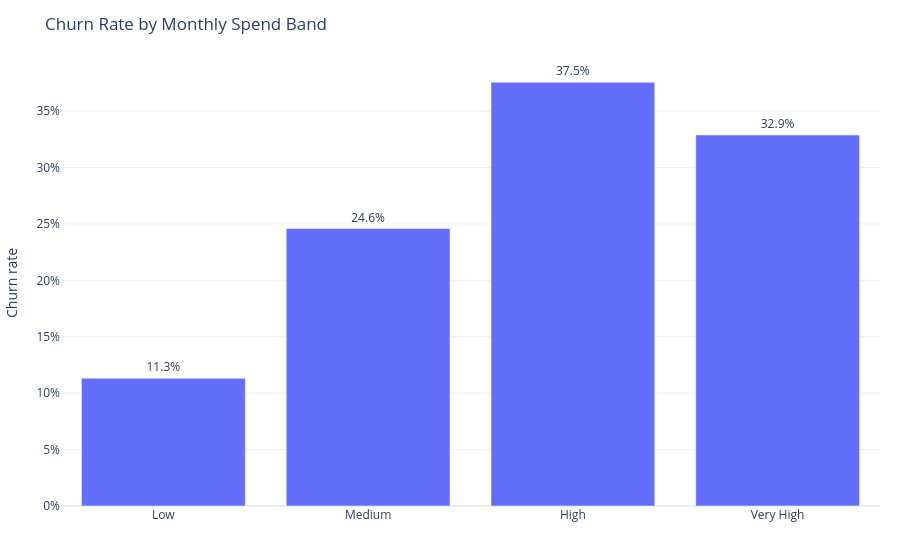

Notebook code for this chart:
### Markdown cell above
## Churn by Monthly Charges

Monthly spend is a direct value lens. Customers with higher recurring charges can be more sensitive to perceived value, product fit, and support experience. For this analysis, monthly charges are segmented into quartile-based bands.

### Code cell
df["monthly_spend_band"] = pd.qcut(
    df["monthly_charges"],
    q=4,
    labels=["Low", "Medium", "High", "Very High"],
)

monthly_summary = (
    df.groupby("monthly_spend_band", dropna=False)
    .agg(
        customers=("churn", "size"),
        avg_monthly_charges=("monthly_charges", "mean"),
        churners=("churn", "sum"),
        churn_rate=("churn", "mean"),
    )
    .reset_index()
    .sort_values("monthly_spend_band")
)

monthly_display = monthly_summary.copy()
monthly_display["avg_monthly_charges"] = monthly_display["avg_monthly_charges"].round(2)
monthly_display["churn_rate_pct"] = (monthly_display["churn_rate"] * 100).round(2)
display(monthly_display[["monthly_spend_band", "customers", "avg_monthly_charges", "churners", "churn_rate_pct"]])

fig = px.bar(
    monthly_summary,
    x="monthly_spend_band",
    y="churn_rate",
    text=monthly_summary["churn_rate"].map(lambda x: f"{x:.1%}"),
    title="Churn Rate by Monthly Spend Band",
    labels={"monthly_spend_band": "Monthly spend band", "churn_rate": "Churn rate"},
)
fig.update_traces(textposition="outside")
fig.update_yaxes(tickformat=".0%")
fig.update_layout(xaxis_title="", yaxis_title="Churn rate", margin=dict(l=20, r=20, t=60, b=20))
fig.show()

### Figure 1 — Plotly figure (JSON) as saved in the notebook; plotly's stock layout.template omitted (floating-point values rounded to 4 significant figures)
{"data": [{"hovertemplate": "Monthly spend band=%{x}<br>Churn rate=%{y}<br>text=%{text}<extra></extra>", "legendgroup": "", "marker": {"color": "#636efa", "pattern": {"shape": ""}}, "name": "", "orientation": "v", "showlegend": false, "text": ["11.3%", "24.6%", "37.5%", "32.9%"], "textposition": "outside", "type": "bar", "x": ["Low", "Medium", "High", "Very High"], "xaxis": "x", "y": [0.1132, 0.2459, 0.3755, 0.3288], "yaxis": "y"}], "layout": {"barmode": "relative", "legend": {"tracegroupgap": 0}, "margin": {"b": 20, "l": 20, "r": 20, "t": 60}, "title": {"text": "Churn Rate by Monthly Spend Band"}, "xaxis": {"anchor": "y", "domain": [0, 1], "title": {"text": ""}}, "yaxis": {"anchor": "x", "domain": [0, 1], "tickformat": ".0%", "title": {"text": "Churn rate"}}}}
